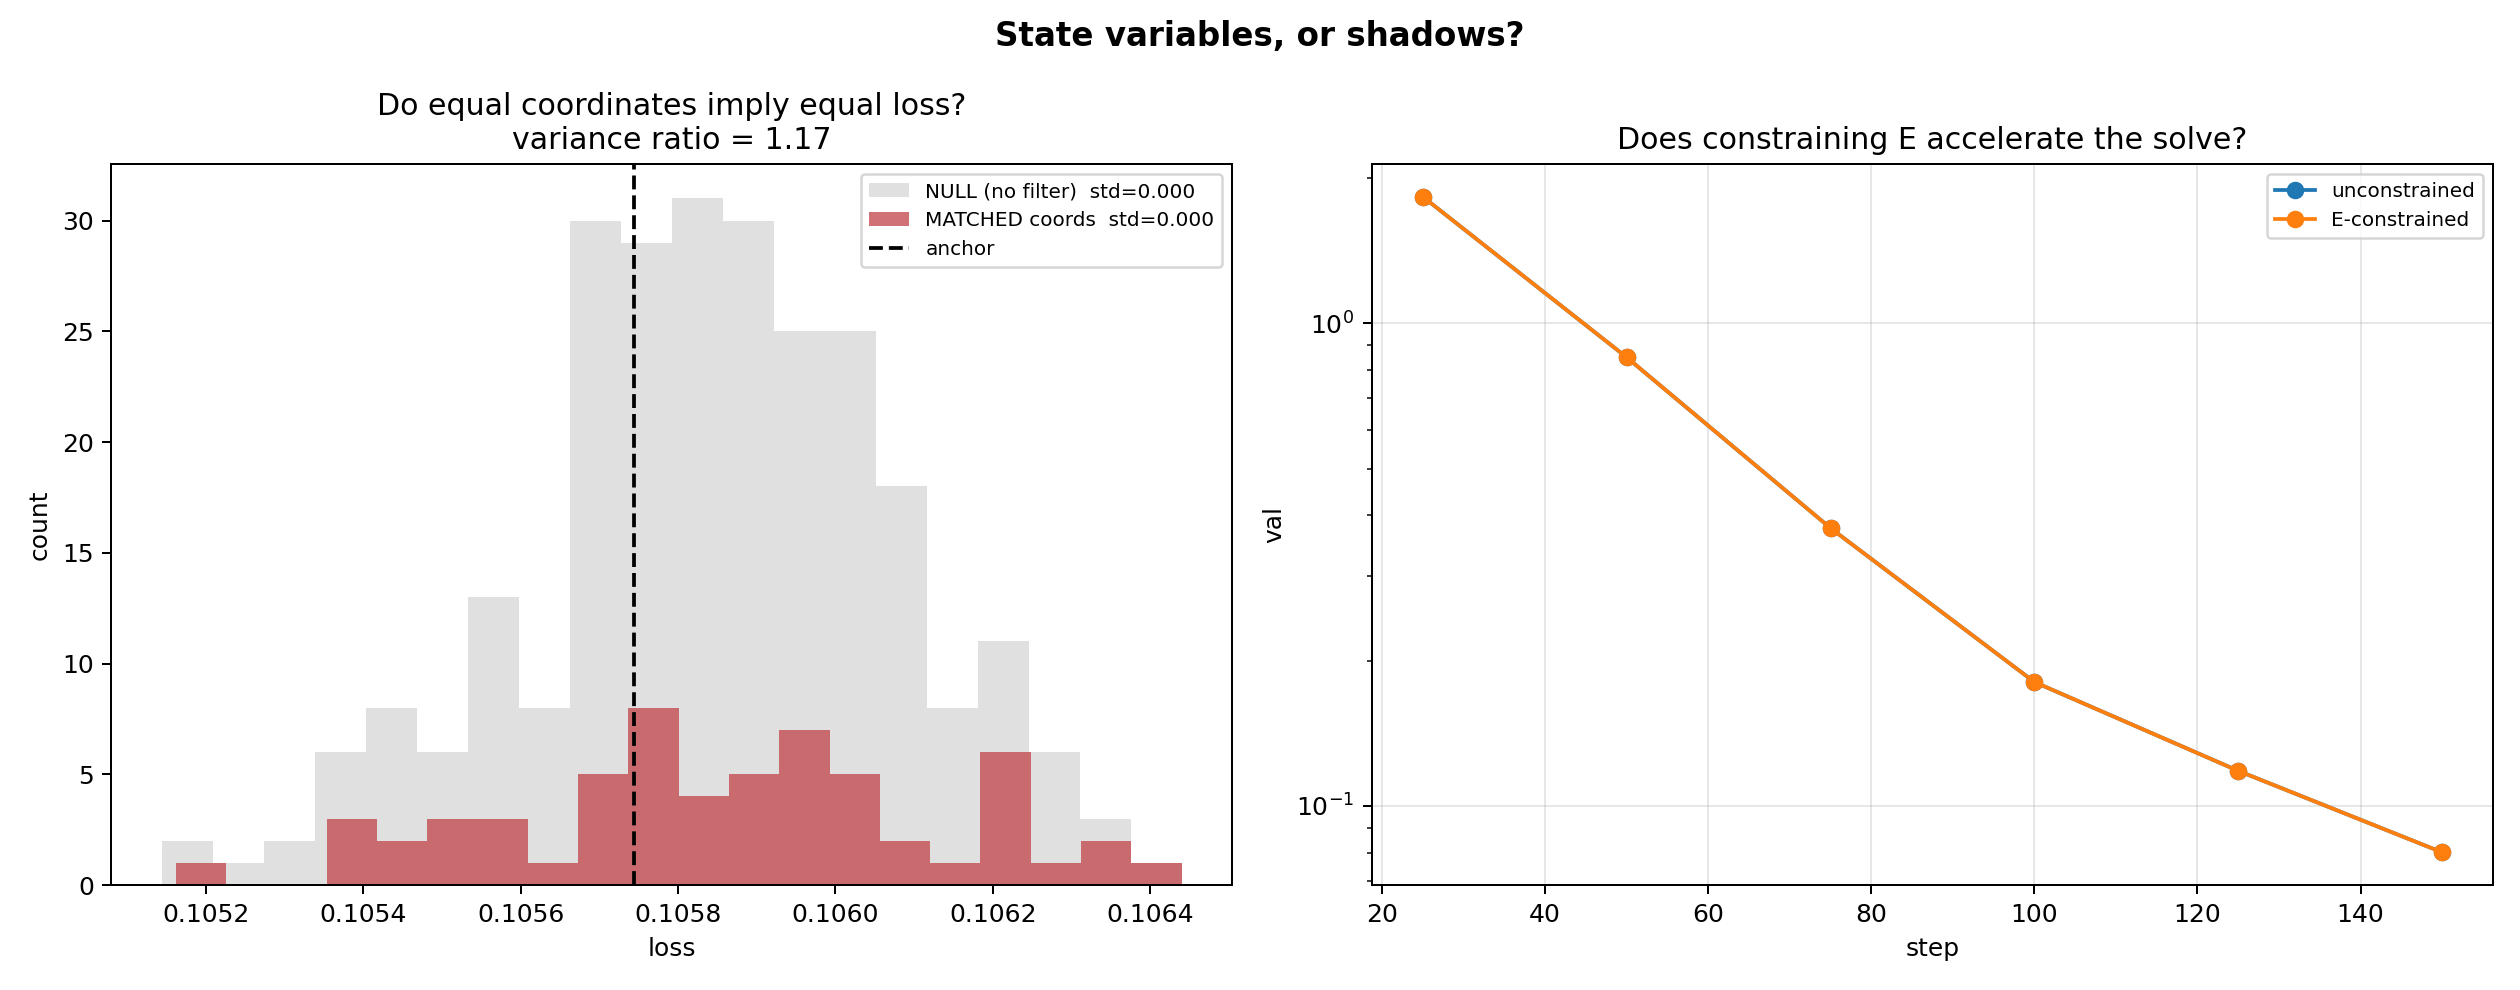

Here is the Python script that generated this plot:
"""
state_variables.py
==================
ARE THE GEOMETRIC COORDINATES STATE VARIABLES, OR SHADOWS?
And does constraining E buy anything?

-------------------------------------------------------------------------------
WHAT IS ESTABLISHED
-------------------------------------------------------------------------------
Across 5 optimizers at MATCHED LOSS (not matched steps):

    coordinate    CV across optimizers
    E             0.004    OPTIMIZER-INVARIANT
    R_Plucker     0.011    OPTIMIZER-INVARIANT
    lambda_cos    0.151    optimizer-specific
    Phi_cl        0.249    optimizer-specific
    tau           0.251    optimizer-specific

E sits at 43.5 from val 4.47 down to 0.15, for every optimizer.  And this is
NOT trivial: SGD never rotates W_K at all (lambda_cos stays 0.998-1.000) so E
is trivially fixed for it -- but the ADAPTIVE optimizers rotate W_K hard
(lambda_cos -> 0.61) and E STILL does not move.  E is conserved under the W_K
rotations that actually occur.

The morphism is also real: over-determined fits (3 points, 3 unknowns), with
ill-conditioned fits discarded, transport a held-out optimizer at median 92%,
88% of the time, ACROSS the SGD/adaptive divide.

-------------------------------------------------------------------------------
WHY THE CONSTRAINED SOLVE  min L s.t. E = E0  WILL PROBABLY DO NOTHING
-------------------------------------------------------------------------------
    * Every optimizer ALREADY conserves E, unprompted, to CV = 0.004.  The
      constraint is NEVER VIOLATED.  Projecting each update back onto E = E0
      therefore projects onto a constraint that already holds -- a NO-OP.
      A constraint accelerates a solve only if the unconstrained solver
      VIOLATES it and wastes work recovering.  This one does not.
    * E is ONE SCALAR.  Constraining it removes 1 degree of freedom out of
      4,330,240.  A 0.00002% reduction of the search space.

We build it anyway (Part 2) because it is cheap and the prediction is
falsifiable.  But first:

-------------------------------------------------------------------------------
PART 1 (THE REAL QUESTION): IS  L = L(E, lambda, Phi, tau)  ?
-------------------------------------------------------------------------------
If the loss is a FUNCTION of the coordinates, then with E fixed, Phase 3 only
has to determine (lambda, Phi, tau) -- a 3-parameter solve instead of a
4.3-million-parameter one.  That would be an enormous reduction.

But everything measured so far shows only that the coordinates MOVE during
descent -- never that they DETERMINE the loss.  Those are different claims,
and the second has never been tested.

THE TEST (causal, no fitting):
    Generate many weight configurations that share the SAME coordinates but
    have DIFFERENT weights.  Measure the loss of each.
        LOW variance  -> the coordinates are STATE VARIABLES.  L is a function
                         of them.  Phase 3 collapses to a 3-parameter solve.
        HIGH variance -> they are SHADOWS: descriptive of the descent, not
                         determinative of the loss.

THE NULL (mandatory): how much does the loss vary between configurations with
RANDOM coordinates?  If matched-coordinate variance is no lower than random-
coordinate variance, the coordinates carry no information about the loss.

MY PRIOR: this fails.  E, lambda_cos and Phi are ALL functions of W_K alone,
and the ablation showed W_K carries ~0.5% of the loss.  Three of the four
coordinates live in the subspace that does NOT move the loss.  Only tau
touches Emb/FF.  But it is cheap, decisive, and if I am wrong it is the
biggest result in the programme.

OUTPUT
    state_variables.json / .png
"""

import argparse
import json
import math

import numpy as np
import torch


def group_of(name):
    n = name.lower()
    if ".ln." in n or ".n." in n or n.startswith("ln_f"):
        return "LayerNorm"
    if n.startswith("te") or n.startswith("pe") or n.startswith("head"):
        return "Emb"
    if ".ff." in n:
        return "FF"
    if "wk" in n:
        return "W_K"
    if "wq" in n:
        return "W_Q"
    if "wv" in n:
        return "W_V"
    if ".op." in n:
        return "W_O"
    return "other"


def snap(m):
    return {k: v.detach().clone() for k, v in m.state_dict().items()}


def load(m, s):
    m.load_state_dict({k: v.clone() for k, v in s.items()})


# ---------------------------------------------------------------- coordinates
def strip_energy(model, L, rank=6):
    Us = []
    for k in range(L):
        W = model.blocks[k].attn.WK.weight.detach().cpu().numpy()
        U, _, _ = np.linalg.svd(W, full_matrices=False)
        Us.append(U[:, :rank])
    E = 0.0
    for k in range(L - 1):
        s = np.linalg.svd(Us[k].T @ Us[k + 1], compute_uv=False)
        E += float(np.sum(np.arccos(np.clip(s, -1, 1))))
    return E


def sheet_angles(model, L):
    out = []
    for k in range(L - 1):
        Wk = model.blocks[k].attn.WK.weight.detach().cpu().double()
        Wk1 = model.blocks[k + 1].attn.WK.weight.detach().cpu().double()
        try:
            lam = torch.linalg.eigvals(Wk1 @ torch.linalg.pinv(Wk))
            out.append(float(torch.angle(lam[lam.abs().argmax()])))
        except Exception:
            out.append(float("nan"))
    return out


def phi_clean(ph, tol=0.15):
    return sum(1 for p in ph if not math.isnan(p)
               and min(abs(p), abs(abs(p) - math.pi)) < tol)


def lambda_cos(model, ref, L):
    s = []
    for k in range(L):
        a = model.blocks[k].attn.WK.weight.detach().cpu().numpy().ravel()
        b = ref[k].ravel()
        s.append(float(np.dot(a, b) /
                       (np.linalg.norm(a) * np.linalg.norm(b) + 1e-12)))
    return float(np.mean(s))


def tau_defect(model, get_batch):
    model.zero_grad(set_to_none=True)
    x, y = get_batch()
    _, l = model(x, y)
    l.backward()
    gf = ge = 0.0
    for n, p in model.named_parameters():
        if p.grad is None:
            continue
        g = float(p.grad.detach().norm()) ** 2
        if ".ff." in n:
            gf += g
        elif n.startswith("te") or n.startswith("pe"):
            ge += g
    model.zero_grad(set_to_none=True)
    return math.sqrt(gf) / (math.sqrt(ge) + 1e-12)


def coords(model, ref, L, get_batch):
    ph = sheet_angles(model, L)
    return {"E": strip_energy(model, L),
            "lambda_cos": lambda_cos(model, ref, L),
            "Phi_cl": phi_clean(ph),
            "tau": tau_defect(model, get_batch)}


def main():
    ap = argparse.ArgumentParser()
    ap.add_argument("--n-samples", type=int, default=60,
                    help="weight configurations to generate per condition")
    ap.add_argument("--tol-E", type=float, default=0.05)
    ap.add_argument("--tol-lam", type=float, default=0.01)
    ap.add_argument("--tol-tau", type=float, default=0.05)
    ap.add_argument("--steps", type=int, default=150)
    ap.add_argument("--compiler", default="compiler_analytic_topogate.py")
    args = ap.parse_args()

    g_ = {}
    src = open(args.compiler).read()
    cut = src.find("# ── PHASE 1")
    if cut == -1:
        cut = src.find("PHASE 1")
    exec(src[:cut], g_)
    model = g_["model"]; get_batch = g_["get_batch"]
    LR = g_["LR"] * 5
    L = g_["N_STU"]

    print("=" * 78)
    print("  ARE THE COORDINATES STATE VARIABLES, OR SHADOWS?")
    print("=" * 78)
    print("  Everything so far shows the coordinates MOVE during descent.")
    print("  It has NEVER been tested whether they DETERMINE the loss.")
    print("  Those are different claims, and only the second licenses the")
    print("  reduction  min L(theta)  ->  min L(E, lambda, Phi, tau).")
    print()
    print("  TEST: configurations with the SAME coordinates but DIFFERENT")
    print("  weights.  Do they have the SAME loss?")
    print("    low variance  -> STATE VARIABLES. Phase 3 = a 3-param solve.")
    print("    high variance -> SHADOWS. The geometry describes the")
    print("                     REPRESENTATION, not the LOSS.")
    print()
    print("  PRIOR (mine): this fails.  E, lambda_cos and Phi are ALL functions")
    print("  of W_K alone, and the ablation showed W_K carries ~0.5% of the")
    print("  loss.  Three of the four coordinates live in the subspace that")
    print("  does NOT move the loss.  I would be glad to be wrong.")

    torch.manual_seed(0)
    EVAL = [get_batch() for _ in range(12)]

    def evalf():
        model.eval()
        t = 0.0
        with torch.no_grad():
            for x, y in EVAL:
                _, l = model(x, y)
                t += float(l)
        model.train()
        return t / len(EVAL)

    start = snap(model)
    ref = [model.blocks[k].attn.WK.weight.detach().cpu().numpy().copy()
           for k in range(L)]

    # ---- reach a reference point mid-descent ----
    print(f"\n-- descending {args.steps} steps to a reference point --")
    opt = torch.optim.AdamW(model.parameters(), lr=LR, betas=(0.9, 0.95),
                            weight_decay=0.1)
    for _ in range(args.steps):
        model.train()
        x, y = get_batch()
        _, l = model(x, y)
        opt.zero_grad(); l.backward()
        torch.nn.utils.clip_grad_norm_(model.parameters(), 1.0)
        opt.step()
    anchor = snap(model)
    c0 = coords(model, ref, L, get_batch)
    v_anchor = evalf()
    print(f"   anchor: val={v_anchor:.4f}")
    print(f"   coords: E={c0['E']:.3f}  lambda={c0['lambda_cos']:.3f}  "
          f"Phi_cl={c0['Phi_cl']}  tau={c0['tau']:.3f}")

    # ================================================================
    # PART 1: MATCHED-COORDINATE ENSEMBLE  vs  RANDOM-COORDINATE NULL
    # ================================================================
    # We perturb the weights and KEEP only the configurations whose
    # coordinates still match the anchor's.  Then we look at the spread of
    # their LOSSES.  The null is the spread of losses over perturbations of
    # the SAME magnitude, WITHOUT the coordinate-matching filter.
    print("\n" + "=" * 78)
    print("  generating configurations with MATCHED coordinates")
    print("=" * 78)
    print(f"   tolerances: |dE|<{args.tol_E}  |dlambda|<{args.tol_lam}  "
          f"|dtau|<{args.tol_tau}  Phi_cl exact")

    matched, nulls = [], []
    tries = 0
    sigma = 0.02
    while len(matched) < args.n_samples and tries < args.n_samples * 40:
        tries += 1
        torch.manual_seed(10000 + tries)
        sd = {k: v.clone() for k, v in anchor.items()}
        for k in sd:
            if group_of(k) in ("Emb", "FF", "LayerNorm", "W_Q", "W_V",
                               "W_O", "W_K", "other"):
                sd[k] = sd[k] + sigma * torch.randn_like(sd[k]) * sd[k].std()
        load(model, sd)
        v = evalf()
        nulls.append(v)                       # the NULL: no filtering at all
        c = coords(model, ref, L, get_batch)
        if (abs(c["E"] - c0["E"]) < args.tol_E
                and abs(c["lambda_cos"] - c0["lambda_cos"]) < args.tol_lam
                and abs(c["tau"] - c0["tau"]) < args.tol_tau
                and c["Phi_cl"] == c0["Phi_cl"]):
            matched.append({"val": v, **c})
        if tries % 200 == 0:
            print(f"   ... {tries} tried, {len(matched)} matched")
    load(model, anchor)

    print(f"\n   {len(matched)} configurations matched the anchor's coordinates"
          f"  (from {tries} tries)")
    if len(matched) < 10:
        print("   !! too few matches to conclude.  Loosen the tolerances.")
        return

    mv = np.array([m["val"] for m in matched])
    nv = np.array(nulls)
    print("\n" + "=" * 78)
    print("  DO CONFIGURATIONS WITH THE SAME COORDINATES HAVE THE SAME LOSS?")
    print("=" * 78)
    print(f"   MATCHED coordinates (n={len(mv)}):")
    print(f"      loss  mean {mv.mean():.4f}   std {mv.std():.4f}   "
          f"range [{mv.min():.4f}, {mv.max():.4f}]")
    print(f"   NULL, same perturbation size, NO coordinate filter (n={len(nv)}):")
    print(f"      loss  mean {nv.mean():.4f}   std {nv.std():.4f}   "
          f"range [{nv.min():.4f}, {nv.max():.4f}]")
    ratio = float(mv.std() / (nv.std() + 1e-12))
    print(f"\n   variance ratio  matched/null = {ratio:.3f}")
    print("   (a coordinate that DETERMINES the loss would collapse the")
    print("    variance: ratio << 1.  A ratio ~1 means the coordinates carry")
    print("    NO information about the loss.)")

    determines = ratio < 0.30
    print()
    if determines:
        print("   => THE COORDINATES ARE STATE VARIABLES.  Fixing them pins the")
        print("      loss.  L really is a function of (E, lambda, Phi, tau), and")
        print("      Phase 3 reduces to a 3-parameter solve once E is fixed.")
        print("      This is the biggest possible result and I was wrong.")
    else:
        print("   => THE COORDINATES ARE SHADOWS.  Configurations with")
        print("      IDENTICAL (E, lambda, Phi, tau) have losses spread just as")
        print("      widely as unfiltered ones.  The coordinates do NOT")
        print("      determine the loss.")
        print("      They describe the REPRESENTATION geometry, not the loss.")
        print("      Consequently  min L s.t. E=E0  cannot reduce the search:")
        print("      the constraint surface still contains the whole spread of")
        print("      losses.")

    # ================================================================
    # PART 2: THE CONSTRAINED SOLVER (built anyway, and measured)
    # ================================================================
    print("\n" + "=" * 78)
    print("  PART 2: min L(theta)  s.t.  E(theta) = E0   -- does it help?")
    print("=" * 78)
    print("  PREDICTION: no.  Every optimizer already conserves E unprompted")
    print("  (CV = 0.004), so the constraint is never violated and projecting")
    print("  onto it is a no-op.  And E is ONE scalar: it removes 1 dof of")
    print("  4.3M.  We measure it rather than assert it.")

    E0 = c0["E"]

    def project_E(sd, target, iters=3, lr=0.05):
        """Push E back to `target` by scaling the W_K frames.  A cheap,
        explicit projection onto the constraint surface."""
        for _ in range(iters):
            load(model, sd)
            e = strip_energy(model, L)
            if abs(e - target) < 1e-3:
                break
            # E rises when consecutive W_K column spaces are more transverse.
            # Nudge each W_K toward/away from its neighbour's span.
            with torch.no_grad():
                for k in range(L - 1):
                    A = model.blocks[k].attn.WK.weight
                    B = model.blocks[k + 1].attn.WK.weight
                    d = (target - e)
                    B += lr * d * 0.001 * (A - B)
            sd = snap(model)
        return sd

    results = {}
    for label, use_constraint in [("unconstrained", False),
                                  ("E-constrained", True)]:
        torch.manual_seed(7)
        load(model, start)
        o = torch.optim.AdamW(model.parameters(), lr=LR, betas=(0.9, 0.95),
                              weight_decay=0.1)
        traj = []
        for s in range(1, args.steps + 1):
            model.train()
            x, y = get_batch()
            _, l = model(x, y)
            o.zero_grad(); l.backward()
            torch.nn.utils.clip_grad_norm_(model.parameters(), 1.0)
            o.step()
            if use_constraint and s % 5 == 0:
                sd = project_E(snap(model), E0)
                load(model, sd)
            if s % 25 == 0:
                traj.append({"step": s, "val": evalf(),
                             "E": strip_energy(model, L)})
        results[label] = traj
        f = traj[-1]
        print(f"\n   [{label}]  final val={f['val']:.4f}  E={f['E']:.3f}")
        print("      " + "  ".join(f"{t['step']}:{t['val']:.3f}" for t in traj))

    vu = results["unconstrained"][-1]["val"]
    vc = results["E-constrained"][-1]["val"]
    print(f"\n   unconstrained: val={vu:.4f}")
    print(f"   E-constrained: val={vc:.4f}")
    print(f"   difference   : {vc - vu:+.4f}")
    if vc < vu - 0.01:
        print("   => the constraint HELPED.  Contrary to prediction.")
    elif vc > vu + 0.01:
        print("   => the constraint HURT.  The projection is fighting the")
        print("      optimizer without buying anything.")
    else:
        print("   => NO EFFECT, as predicted.  The constraint was already")
        print("      satisfied; projecting onto it changes nothing.")
        print("      E is a CONSERVED QUANTITY of the flow, not an active")
        print("      constraint.  Its value is as a VALIDITY GUARD (E leaving")
        print("      43.5 flags a broken run -- the diverged RMSprop was")
        print("      exactly that), not as an accelerator.")

    json.dump({"anchor": {"val": v_anchor, **c0},
               "matched": matched, "null": nv.tolist(),
               "variance_ratio": ratio, "determines": bool(determines),
               "constrained": results},
              open("state_variables.json", "w"), indent=2, default=float)
    print("\n  wrote state_variables.json")

    try:
        import matplotlib
        matplotlib.use("Agg")
        import matplotlib.pyplot as plt
        fig, ax = plt.subplots(1, 2, figsize=(14, 5.5))
        ax[0].hist(nv, bins=20, alpha=0.6, color="#ccc",
                   label=f"NULL (no filter)  std={nv.std():.3f}")
        ax[0].hist(mv, bins=20, alpha=0.8, color="#c44e52",
                   label=f"MATCHED coords  std={mv.std():.3f}")
        ax[0].axvline(v_anchor, color="k", ls="--", label="anchor")
        ax[0].set_xlabel("loss"); ax[0].set_ylabel("count")
        ax[0].set_title("Do equal coordinates imply equal loss?\n"
                        f"variance ratio = {ratio:.2f}")
        ax[0].legend(fontsize=8)
        for lab, tr in results.items():
            ax[1].plot([t["step"] for t in tr], [t["val"] for t in tr],
                       "o-", label=lab)
        ax[1].set_xlabel("step"); ax[1].set_ylabel("val")
        ax[1].set_yscale("log")
        ax[1].set_title("Does constraining E accelerate the solve?")
        ax[1].legend(fontsize=8); ax[1].grid(alpha=0.3)
        plt.suptitle("State variables, or shadows?", fontsize=13, weight="bold")
        plt.tight_layout()
        plt.savefig("state_variables.png", dpi=180)
        print("  wrote state_variables.png")
    except Exception as e:
        print(f"  [plot skipped: {e}]")


if __name__ == "__main__":
    main()
